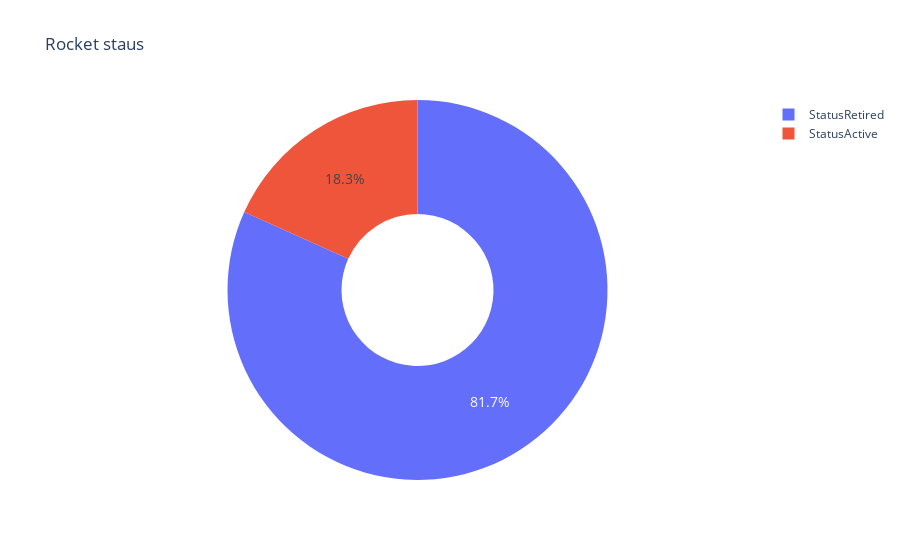

This figure's notebook cell:
### Code cell
fig = px.pie(
    labels=rockets.index,
    values=rockets.values,
    title='Rocket staus',
    names=rockets.index,
    hole=0.4
)
fig.update_traces(
    textposition='inside',
    textfont_size=14,
    textinfo='percent'
)
fig.show()

### Figure 1 — Plotly figure (JSON) as saved in the notebook; plotly's stock layout.template omitted (floating-point values rounded to 4 significant figures)
{"data": [{"domain": {"x": [0, 1], "y": [0, 1]}, "hole": 0.4, "hovertemplate": "label=%{label}<br>value=%{value}<extra></extra>", "labels": ["StatusRetired", "StatusActive"], "legendgroup": "", "name": "", "showlegend": true, "textfont": {"size": 14}, "textinfo": "percent", "textposition": "inside", "type": "pie", "values": [3534, 790]}], "layout": {"legend": {"tracegroupgap": 0}, "title": {"text": "Rocket staus"}}}
